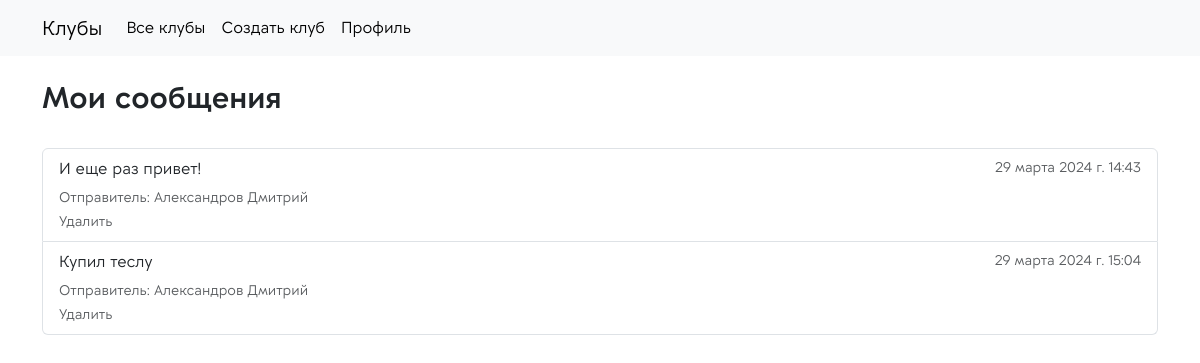
Before: /newsmobile/my-notifs/ (signed in) with the older database file.
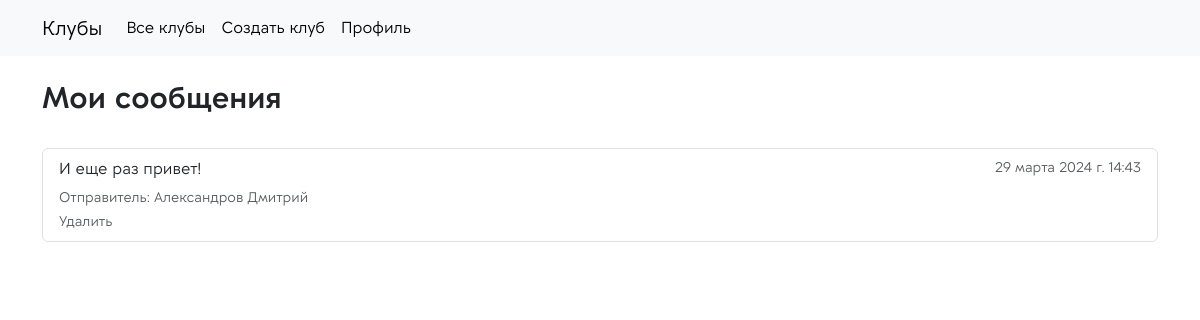
After: the same page with the newer database file.
### app_clubs/models.py (models this page shows)
class Notifs(models.Model):
    club = models.ForeignKey("Club", on_delete=models.SET_NULL, null=True, blank=True)
    text = models.TextField(verbose_name='Текст', null=True)
    sender = models.ForeignKey(get_user_model(), on_delete=models.SET_NULL, null=True, blank=False, verbose_name='Отправитель')
    receiver = models.ManyToManyField(get_user_model(), related_name='notifs_receiver', null=True, blank=False, verbose_name='Получатель')
    timestamp = models.DateTimeField(auto_now_add=True, null=True, verbose_name='Время')
    class Meta:
        verbose_name_plural = 'Сообщения'

### users/models.py (models this page shows)
class User(AbstractUser):
    fio = models.CharField(max_length=64, verbose_name='ФИО', null=True)
    clubs = models.ManyToManyField("app_clubs.Club", related_name='members_clubs')
    image = models.FileField(upload_to='uploads/users/%Y/%m/%d/', default=None, null=True, blank=False, verbose_name='Изображение')
    tg = models.CharField(max_length=128, verbose_name="Имя пользователя в телеграм", null=True)
    desc = models.TextField(null=True, verbose_name='Описание о себе', blank=True)

### app_clubs/views.py (the view)
# urls.py: path('<slug:club_slug>/my-notifs/', views.MyNotifs.as_view(), name='my_notifs'),
class MyNotifs(RequiredClubMember, ListView):
    template_name = 'app_clubs/my_msg.html'
    context_object_name = 'notifs'
    model = Notifs
    def get_queryset(self):
        return Notifs.objects.filter(receiver=self.request.user)

### app_clubs/context_processors.py (called while the page is built)
def context_navbar(request, navbar=navbar):
    if request.user.is_authenticated:
        navbar = navbar[0:-2]
        navbar.append({'selected': 'profile_user', 'name': 'Профиль', 'url': reverse_lazy('app_clubs:profile_user')})
    else:
        navbar = navbar[-2:]
    return {'logo': 'Клубы', 'main_page_url': reverse_lazy('app_clubs:home_page'), 'menu_navbar': navbar}

### app_clubs/utils.py (called while the page is built)
    def dispatch(self, request, *args, **kwargs):
        if not request.user.is_authenticated:
            return redirect(reverse_lazy('app_clubs:page_error', kwargs={'type_error': '403'}))
        current_user = request.user
        current_club = Club.objects.get(slug=self.kwargs['club_slug'])
        if not (current_club in current_user.clubs.all()):
            return redirect(reverse_lazy('app_clubs:page_error', kwargs={'type_error': '403'}))
        request.current_club = current_club
        if self.for_admin:
            if request.user not in current_club.admins.all():
                return redirect(reverse_lazy('app_clubs:page_error', kwargs={'type_error': '403'}))
        return super().dispatch(request, *args, **kwargs)

### app_clubs/templates/app_clubs/my_msg.html
{% extends 'app_clubs/base/base.html' %}
{% block content %}
    <br>
    <div class="container">
        <h1 class="title-weight-section">Мои сообщения</h1><br>
        <div class="list-group">
            {% for msg in notifs %}
                <div href="#" class="list-group-item list-group-item-action">
                    <div class="d-flex w-100 justify-content-between">
                        <p class="mb-1">{{ msg.text }}</p>
                        <small class="text-body-secondary">{{ msg.timestamp }}</small>
                    </div>
                    <small class="text-body-secondary">Отправитель: {{ msg.sender.fio }}</small><br>
                    <a href="{% url 'app_clubs:delete_notifs' club_slug=msg.club.slug pk=msg.pk %}" class="text-decoration-none"><small style="" class="text-body-secondary">Удалить</small></a>
                </div>
            {% endfor %}
        </div>
    </div>
{% endblock %}

Changed rows visible on the page:
removed Notifs: text "Купил теслу", timestamp "29 марта 2024 г. 15:04", sender.fio "Александров Дмитрий"
